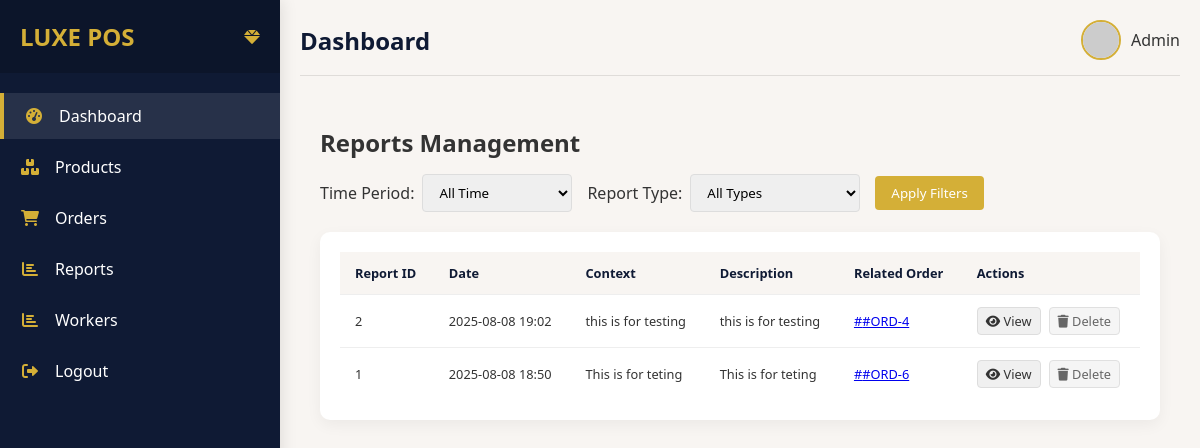
Page /reports/ on the earlier database version.
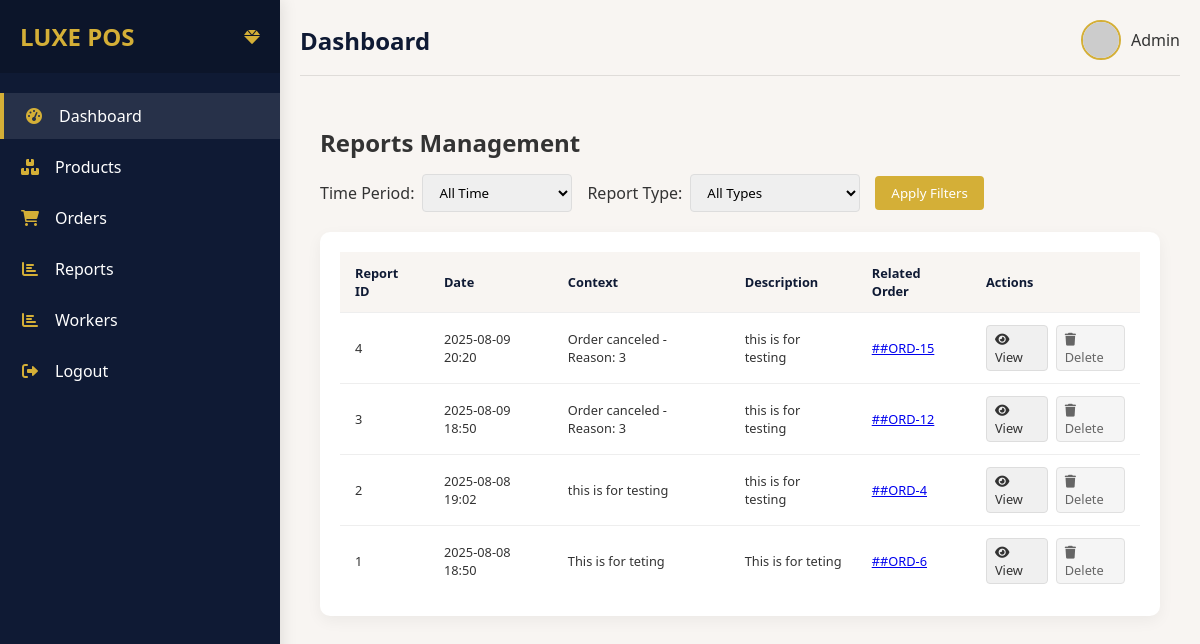
Same page on the later database version.
### shop/models/reports.py (models this page shows, shortened)
class Report(BaseModel):
    order = models.ForeignKey(Order, on_delete=models.CASCADE, null=True, blank=True)
    context = models.TextField()
    dec = models.TextField(null=True, blank=True)

### shop/models/orders.py (models this page shows, shortened)
class Order(BaseModel):
    status_choices = [
        ("pending", "Pending"),
        ("success", "success"),
        ("wish_list", "Wish List"),
    ]
    status = models.CharField(max_length=20, choices=status_choices, default="pending")
    total_price = models.DecimalField(max_digits=10, decimal_places=2, default=0.00)
    order_id = models.CharField(max_length=100, null=True, blank=True)
    is_canceled = models.BooleanField(default=False)

### shop/views.py (the view)
# urls.py: path("reports/", reports, name="reports"),
def reports(request):
    return render(
        request,
        "main/reports.html",
        {"reports": Report.objects.select_related("order").all()},
    )

### templates/main/reports.html (shortened to what this page needs)
{% extends 'main/base.html' %}
{% load static %}
{% block content %}
<div class="reports-container">
    <div class="reports-header">
        <h2>Reports Management</h2>
        <div class="report-filters">
            <div class="filter-group">
                <label for="timeFilter">Time Period:</label>
                <select id="timeFilter">
                    <option value="all">All Time</option>
                </select>
            </div>
            <div class="filter-group">
                <label for="typeFilter">Report Type:</label>
                <select id="typeFilter">
                    <option value="all">All Types</option>
                </select>
            </div>
            <button id="applyFilter" class="filter-btn">Apply Filters</button>
        </div>
    </div>
    <div class="reports-table">
        <table>
            <thead>
                <tr>
                    <th>Report ID</th>
                    <th>Date</th>
                    <th>Context</th>
                    <th>Description</th>
                    <th>Related Order</th>
                    <th>Actions</th>
                </tr>
            </thead>
            <tbody id="reportsTableBody">
                {% for report in reports %}
                <tr>
                    <td>{{ report.id }}</td>
                    <td>{{ report.created_at|date:"Y-m-d H:i" }}</td>
                    <td>{{ report.context }}</td>
                    <td>{{ report.dec|default:"-" }}</td>
                    <td>
                        {% if report.order %}
                            <a href="#" onclick="viewOrderDetails('{{ report.order.id }}')">
                                #{{ report.order.order_id }}
                            </a>
                        {% else %}
                            -
                        {% endif %}
                    </td>
                    <td>
                        <div class="action-buttons">
                            <a href="#" class="view-btn" onclick="viewReportDetails('{{ report.id }}')">
                                <i class="fas fa-eye"></i> View
                            </a>
                            <a href="#" class="delete-btn" onclick="confirmDeleteReport('{{ report.id }}')">
                                <i class="fas fa-trash"></i> Delete
                            </a>
                        </div>
                    </td>
                </tr>
                {% endfor %}
            </tbody>
        </table>
    </div>
</div>
{% endblock content %}

### templates/main/base.html (shortened to what this page needs)
<!DOCTYPE html>
<html lang="en">
<head>
    <link rel="stylesheet" href="https://cdnjs.cloudflare.com/ajax/libs/font-awesome/6.0.0-beta3/css/all.min.css">
</head>
<body>
    <div class="sidebar">
        <div class="sidebar-header">
            <h3>LUXE POS</h3>
            <i class="fas fa-gem" style="color: var(--secondary);"></i>
        </div>
        <ul class="sidebar-menu">
            <li class="active">
                <a href="{% url 'home' %}">
                    <i class="fas fa-tachometer-alt"></i>
                    <span>Dashboard</span>
                </a>
            </li>
            <li>
                <a href="{% url 'products' %}">
                    <i class="fas fa-boxes"></i>
                    <span>Products</span>
                </a>
            </li>
             <li>
                <a href="{% url 'orders' %}">
                    <i class="fas fa-shopping-cart"></i>
                    <span>Orders</span>
                </a>
            </li>
            <li>
                <a href="{% url 'reports' %}">
                    <i class="fas fa-chart-bar"></i>
                    <span>Reports</span>
                </a>
            </li>
            <li>
                <a href="{% url 'workers' %}">
                    <i class="fas fa-chart-bar"></i>
                    <span>Workers</span>
                </a>
            </li>
            <li>
                <a href="{% url 'logout_out' %}">
                    <i class="fas fa-sign-out-alt"></i>
                    <span>Logout</span>
                </a>
            </li>
        </ul>
    </div>
    <div class="main-content">
        <div class="header">
            <h2>Dashboard</h2>
            <div class="user-profile">
                <img src="https://randomuser.me/api/portraits/women/45.jpg" alt="User">
                <span>Admin</span>
            </div>
        </div>
    {% block content %}
    {% endblock content %}
</body>
</html>

### templates/main/base.html (style rules this page uses)
:root { --primary: #0F1A34; --secondary: #D4AF37; --bg: #F8F5F2; --accent: #800020; --success: #028A0F; --text: #333333; --sidebar-width: 280px; }
* { margin: 0; padding: 0; box-sizing: border-box; font-family: 'Segoe UI', Tahoma, Geneva, Verdana, sans-serif; }
body { background-color: var(--bg); color: var(--text); display: flex; min-height: 100vh; overflow-x: hidden; position: relative; }
.sidebar { width: var(--sidebar-width); background: var(--primary); color: white; height: 100vh; position: fixed; transition: transform 0.3s ease; z-index: 1000; box-shadow: 2px 0 15px rgba(0, 0, 0, 0.1); transform: translateX(-100%); }
.sidebar-header { padding: 20px; background: rgba(0, 0, 0, 0.2); display: flex; align-items: center; justify-content: space-between; }
.sidebar-header h3 { color: var(--secondary); font-size: 1.5rem; }
.sidebar-menu { padding: 20px 0; height: calc(100vh - 70px); overflow-y: auto; }
.sidebar-menu li { list-style: none; margin-bottom: 5px; transition: all 0.3s; }
.sidebar-menu li a { display: flex; align-items: center; padding: 12px 20px; color: white; text-decoration: none; transition: all 0.3s; }
.sidebar-menu li.active { background: rgba(255, 255, 255, 0.1); border-left: 4px solid var(--secondary); }
.sidebar-menu li i { margin-right: 15px; color: var(--secondary); width: 20px; text-align: center; }
.main-content { flex: 1; padding: 20px; transition: margin-left 0.3s ease; width: 100%; min-width: 0; }
.header { display: flex; justify-content: space-between; align-items: center; margin-bottom: 30px; padding-bottom: 15px; border-bottom: 1px solid rgba(0, 0, 0, 0.1); }
.header h2 { color: var(--primary); font-weight: 600; font-size: clamp(1.2rem, 2vw, 1.5rem); }
.user-profile { display: flex; align-items: center; }
.user-profile img { width: 40px; height: 40px; border-radius: 50%; margin-right: 10px; object-fit: cover; border: 2px solid var(--secondary); }
table { width: 100%; border-collapse: collapse; min-width: 600px; }
table th { text-align: left; padding: 12px 15px; background: var(--bg); color: var(--primary); font-weight: 600; font-size: clamp(0.8rem, 1vw, 0.9rem); }
table td { padding: 12px 15px; border-bottom: 1px solid #eee; font-size: clamp(0.8rem, 1vw, 0.9rem); }
table tr:last-child td { border-bottom: none; }
.action-buttons { display: flex; gap: 8px; }
.action-buttons a { padding: 4px 8px; border-radius: 4px; font-size: 0.75rem; text-decoration: none; transition: all 0.2s; }
.action-buttons .view-btn { background-color: #f0f0f0; color: #333; border: 1px solid #ddd; }
.action-buttons .delete-btn { background-color: #f5f5f5; color: #666; border: 1px solid #e0e0e0; }
@media (min-width: 768px) { .sidebar { transform: translateX(0); } }
@media (min-width: 768px) { .main-content { margin-left: var(--sidebar-width); } }

### templates/main/reports.html (style rules this page uses)
.reports-container { padding: 20px; }
.reports-header { display: flex; justify-content: space-between; align-items: center; margin-bottom: 20px; flex-wrap: wrap; gap: 15px; }
.report-filters { display: flex; gap: 15px; align-items: center; flex-wrap: wrap; }
.filter-group { display: flex; align-items: center; gap: 8px; }
.filter-group label { font-weight: 500; white-space: nowrap; }
.filter-group select, .filter-group input { padding: 8px 12px; border: 1px solid #ddd; border-radius: 4px; min-width: 150px; }
.filter-btn { padding: 8px 16px; background: var(--secondary); color: white; border: none; border-radius: 4px; cursor: pointer; }
.reports-table { background: white; border-radius: 10px; padding: 20px; box-shadow: 0 5px 15px rgba(0,0,0,0.05); overflow-x: auto; }
.reports-table table { width: 100%; border-collapse: collapse; }
.reports-table th, .reports-table td { padding: 12px 15px; text-align: left; border-bottom: 1px solid #eee; }
.reports-table th { background: var(--bg); font-weight: 600; }
.action-buttons { display: flex; gap: 8px; }
.action-buttons a { padding: 4px 8px; border-radius: 4px; font-size: 0.8rem; text-decoration: none; }
.view-btn { background: #f0f0f0; color: #333; }
.delete-btn { background: #fff0f0; color: #d32f2f; }

Differences in the rows shown:
added Report: id "4", created_at "2025-08-09 20:20", context "Order canceled - Reason: 3", dec "this is for testing", order.order_id "#ORD-15"
added Report: id "3", created_at "2025-08-09 18:50", context "Order canceled - Reason: 3", dec "this is for testing", order.order_id "#ORD-12"
